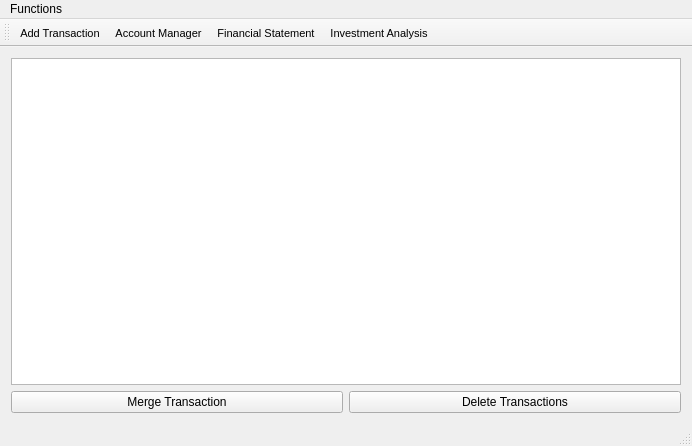
<?xml version="1.0" encoding="UTF-8"?>
<ui version="4.0">
 <class>HomeWindow</class>
 <widget class="QMainWindow" name="HomeWindow">
  <property name="geometry">
   <rect>
    <x>0</x>
    <y>0</y>
    <width>692</width>
    <height>446</height>
   </rect>
  </property>
  <property name="windowTitle">
   <string>Book Keeping</string>
  </property>
  <widget class="QWidget" name="centralWidget">
   <layout class="QGridLayout" name="gridLayout">
    <item row="0" column="0" colspan="2">
     <widget class="QTableView" name="tableView">
      <property name="maximumSize">
       <size>
        <width>16777215</width>
        <height>16777215</height>
       </size>
      </property>
      <property name="font">
       <font>
        <pointsize>9</pointsize>
       </font>
      </property>
     </widget>
    </item>
    <item row="1" column="0">
     <widget class="QPushButton" name="pushButtonMerge">
      <property name="text">
       <string>Merge Transaction</string>
      </property>
     </widget>
    </item>
    <item row="1" column="1">
     <widget class="QPushButton" name="pushButtonDelete">
      <property name="text">
       <string>Delete Transactions</string>
      </property>
     </widget>
    </item>
   </layout>
  </widget>
  <widget class="QMenuBar" name="menuBar">
   <property name="geometry">
    <rect>
     <x>0</x>
     <y>0</y>
     <width>692</width>
     <height>21</height>
    </rect>
   </property>
   <property name="font">
    <font>
     <pointsize>9</pointsize>
    </font>
   </property>
   <widget class="QMenu" name="menuFunctions">
    <property name="title">
     <string>Functions</string>
    </property>
    <addaction name="actionAddTransaction"/>
    <addaction name="actionAccountManager"/>
    <addaction name="actionFinancialStatement"/>
    <addaction name="actionInvestmentAnalysis"/>
    <addaction name="actionTransactionValidation"/>
    <addaction name="actionHouseholdManager"/>
   </widget>
   <addaction name="menuFunctions"/>
  </widget>
  <widget class="QToolBar" name="mainToolBar">
   <attribute name="toolBarArea">
    <enum>TopToolBarArea</enum>
   </attribute>
   <attribute name="toolBarBreak">
    <bool>false</bool>
   </attribute>
   <addaction name="actionAddTransaction"/>
   <addaction name="actionAccountManager"/>
   <addaction name="actionFinancialStatement"/>
   <addaction name="actionInvestmentAnalysis"/>
  </widget>
  <widget class="QStatusBar" name="statusBar"/>
  <action name="actionAddTransaction">
   <property name="icon">
    <iconset resource="../resources.qrc">
     <normaloff>:/icons/AddTransaction.png</normaloff>:/icons/AddTransaction.png</iconset>
   </property>
   <property name="text">
    <string>Add Transaction</string>
   </property>
   <property name="font">
    <font>
     <pointsize>8</pointsize>
    </font>
   </property>
  </action>
  <action name="actionAccountManager">
   <property name="icon">
    <iconset resource="../resources.qrc">
     <normaloff>:/icons/Transactions.png</normaloff>:/icons/Transactions.png</iconset>
   </property>
   <property name="text">
    <string>Account Manager</string>
   </property>
   <property name="font">
    <font>
     <pointsize>8</pointsize>
    </font>
   </property>
  </action>
  <action name="actionInvestmentAnalysis">
   <property name="icon">
    <iconset resource="../resources.qrc">
     <normaloff>:/icons/Investment_Analysis.png</normaloff>:/icons/Investment_Analysis.png</iconset>
   </property>
   <property name="text">
    <string>Investment Analysis</string>
   </property>
   <property name="toolTip">
    <string>Investment Analysis</string>
   </property>
   <property name="font">
    <font>
     <pointsize>8</pointsize>
    </font>
   </property>
  </action>
  <action name="actionFinancialStatement">
   <property name="icon">
    <iconset resource="../resources.qrc">
     <normaloff>:/icons/Balance_Sheet.png</normaloff>:/icons/Balance_Sheet.png</iconset>
   </property>
   <property name="text">
    <string>Financial Statement</string>
   </property>
   <property name="toolTip">
    <string>Financial Statement</string>
   </property>
   <property name="font">
    <font>
     <pointsize>8</pointsize>
    </font>
   </property>
  </action>
  <action name="actionTransactionValidation">
   <property name="text">
    <string>Transaction Validation</string>
   </property>
   <property name="font">
    <font>
     <pointsize>8</pointsize>
    </font>
   </property>
  </action>
  <action name="actionHouseholdManager">
   <property name="text">
    <string>Household Manager</string>
   </property>
  </action>
 </widget>
 <layoutdefault spacing="6" margin="11"/>
 <resources>
  <include location="../resources.qrc"/>
 </resources>
 <connections/>
</ui>
